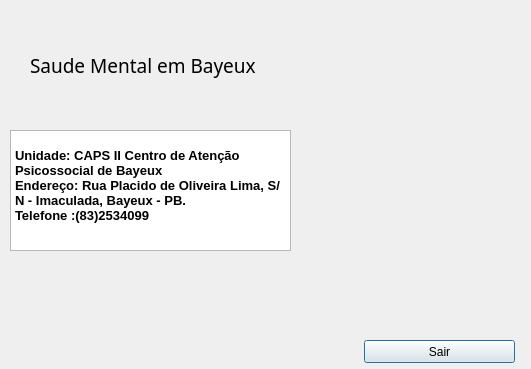
<?xml version="1.0" encoding="UTF-8"?>
<ui version="4.0">
 <class>Bayeux</class>
 <widget class="QDialog" name="Bayeux">
  <property name="geometry">
   <rect>
    <x>0</x>
    <y>0</y>
    <width>531</width>
    <height>369</height>
   </rect>
  </property>
  <property name="windowTitle">
   <string>Saude Mental</string>
  </property>
  <widget class="QTextBrowser" name="textBrowser">
   <property name="geometry">
    <rect>
     <x>10</x>
     <y>130</y>
     <width>281</width>
     <height>121</height>
    </rect>
   </property>
   <property name="html">
    <string>&lt;!DOCTYPE HTML PUBLIC &quot;-//W3C//DTD HTML 4.0//EN&quot; &quot;http://www.w3.org/TR/REC-html40/strict.dtd&quot;&gt;
&lt;html&gt;&lt;head&gt;&lt;meta name=&quot;qrichtext&quot; content=&quot;1&quot; /&gt;&lt;style type=&quot;text/css&quot;&gt;
p, li { white-space: pre-wrap; }
&lt;/style&gt;&lt;/head&gt;&lt;body style=&quot; font-family:'MS Shell Dlg 2'; font-size:8.25pt; font-weight:400; font-style:normal;&quot;&gt;
&lt;p style=&quot;-qt-paragraph-type:empty; margin-top:0px; margin-bottom:0px; margin-left:0px; margin-right:0px; -qt-block-indent:0; text-indent:0px; font-size:8pt;&quot;&gt;&lt;br /&gt;&lt;/p&gt;
&lt;p style=&quot; margin-top:0px; margin-bottom:0px; margin-left:0px; margin-right:0px; -qt-block-indent:0; text-indent:0px;&quot;&gt;&lt;span style=&quot; font-family:'Open Sans'; font-size:10pt; font-weight:600; color:#000000;&quot;&gt;Unidade:&lt;/span&gt;&lt;span style=&quot; font-family:'Open Sans'; font-size:10pt; font-weight:600; color:#000000; background-color:#ffffff;&quot;&gt; CAPS II Centro de Atenção Psicossocial de Bayeux &lt;/span&gt;&lt;/p&gt;
&lt;p style=&quot; margin-top:0px; margin-bottom:0px; margin-left:0px; margin-right:0px; -qt-block-indent:0; text-indent:0px;&quot;&gt;&lt;span style=&quot; font-family:'Open Sans'; font-size:10pt; font-weight:600; color:#000000; background-color:#ffffff;&quot;&gt;Endereço: Rua Placido de Oliveira Lima, S/N - Imaculada, Bayeux - PB.&lt;/span&gt;&lt;/p&gt;
&lt;p style=&quot; margin-top:0px; margin-bottom:0px; margin-left:0px; margin-right:0px; -qt-block-indent:0; text-indent:0px;&quot;&gt;&lt;span style=&quot; font-family:'Open Sans'; font-size:10pt; font-weight:600; color:#000000; background-color:#ffffff;&quot;&gt;Telefone :(83)2534099  &lt;/span&gt;&lt;span style=&quot; font-family:'Open Sans'; font-size:9pt; color:#000000; background-color:#ffffff;&quot;&gt;	&lt;/span&gt;&lt;/p&gt;&lt;/body&gt;&lt;/html&gt;</string>
   </property>
  </widget>
  <widget class="QLabel" name="label">
   <property name="geometry">
    <rect>
     <x>30</x>
     <y>50</y>
     <width>241</width>
     <height>31</height>
    </rect>
   </property>
   <property name="font">
    <font>
     <family>MV Boli</family>
     <pointsize>14</pointsize>
    </font>
   </property>
   <property name="text">
    <string>Saude Mental em Bayeux</string>
   </property>
  </widget>
  <widget class="QLabel" name="label_2">
   <property name="geometry">
    <rect>
     <x>290</x>
     <y>30</y>
     <width>121</width>
     <height>81</height>
    </rect>
   </property>
   <property name="text">
    <string/>
   </property>
   <property name="pixmap">
    <pixmap resource="Apoio.qrc">:/Imagens/Downloads/Brasao_bayeux-removebg-preview.png</pixmap>
   </property>
   <property name="scaledContents">
    <bool>true</bool>
   </property>
  </widget>
  <widget class="QLabel" name="label_3">
   <property name="geometry">
    <rect>
     <x>290</x>
     <y>130</y>
     <width>231</width>
     <height>151</height>
    </rect>
   </property>
   <property name="text">
    <string/>
   </property>
   <property name="pixmap">
    <pixmap resource="Apoio.qrc">:/Imagens/Downloads/Saude_Mental-removebg-preview.png</pixmap>
   </property>
   <property name="scaledContents">
    <bool>true</bool>
   </property>
  </widget>
  <widget class="QPushButton" name="pushButton">
   <property name="geometry">
    <rect>
     <x>364</x>
     <y>340</y>
     <width>151</width>
     <height>23</height>
    </rect>
   </property>
   <property name="text">
    <string>Sair</string>
   </property>
  </widget>
 </widget>
 <resources>
  <include location="Apoio.qrc"/>
 </resources>
 <connections/>
</ui>
